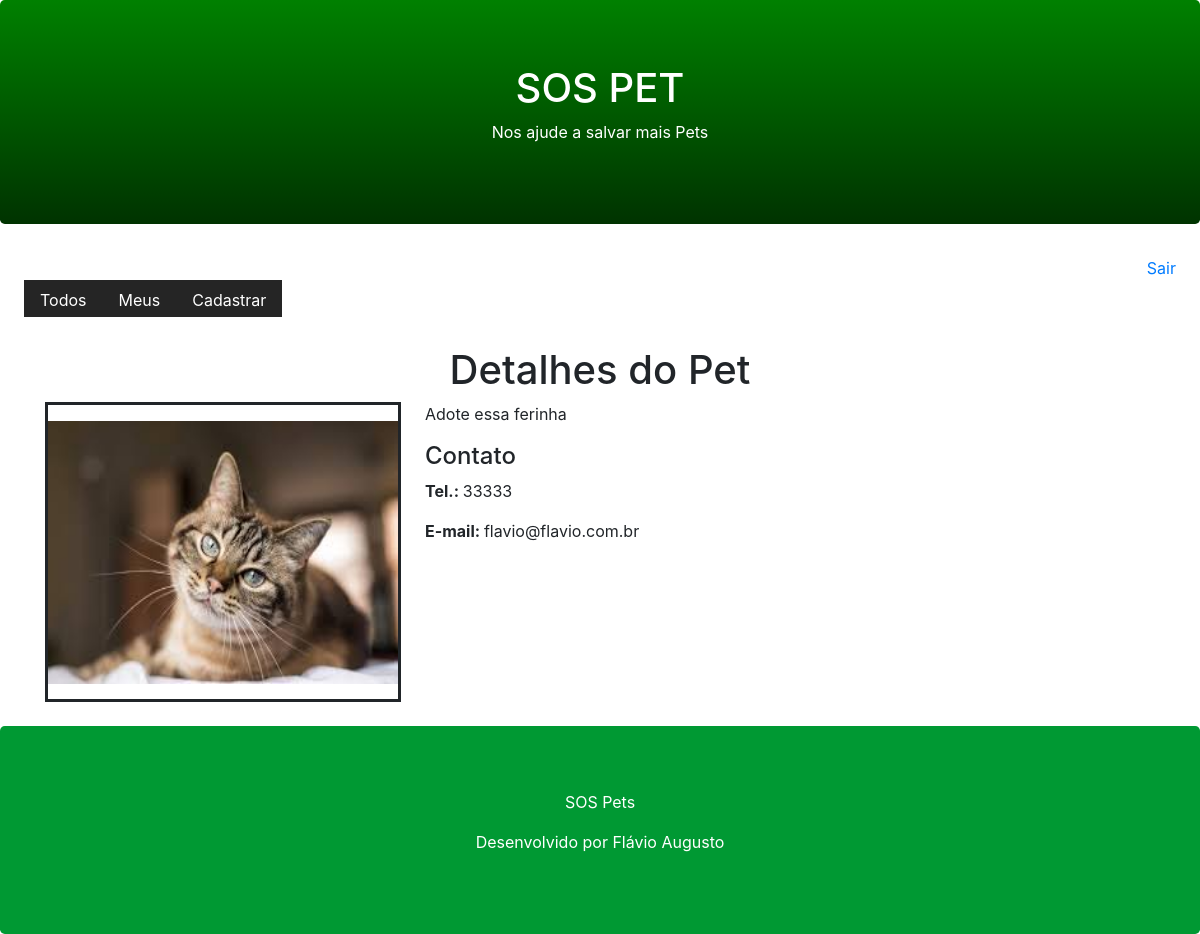
Screenshot of /pet/detail/3/ with the database file from the repository.
### core/models.py (models this page shows, shortened)
class Pet(models.Model):
    cidade = models.CharField(max_length=100)
    descricao = models.TextField()
    fone = models.CharField(max_length=11)
    email = models.EmailField()
    data_registro = models.DateTimeField(auto_now_add=True)
    foto = models.ImageField(upload_to='pet')
    ativo = models.BooleanField(default=True)
    usuario = models.ForeignKey(User, on_delete=models.CASCADE)
    class Meta:
        db_table = 'pet'

### core/views.py (the view)
# urls.py: path('pet/detail/<id>/', views.pet_detail),
def pet_detail(request, id):
    pet = Pet.objects.get(ativo=True, id=id)
    return render(request, 'pet.html', {'pet':pet})

### core/templates/pet.html (shortened to what this page needs)
{% extends "model-page.html" %}
{% block content %}
<h1 class="text-center">Detalhes do Pet</h1>
<div class="container mp-4 mb-4">
    <div class="row">
        <div class="col-sm-4">
            <div style="bordrr-color: green; border-style: solid; width: 356px; height: 300px">
                <img src="{{ pet.foto.url }}" width="350" height="263" style="margin-top: 16px;">
            </div>
        </div>
        <div class="col-sm-8">
            <p>{{ pet.descricao }}</p>
            <h4>Contato</h4>
            <p><b>Tel.: </b>{{ pet.fone }}</p>
            <p><b>E-mail: </b>{{ pet.email }}</p>
        </div>
    </div>
</div>
{% endblock %}

### rows the page displays
Pet: foto (picture), descricao "Adote essa ferinha", fone "33333", email "flavio@flavio.com.br"
